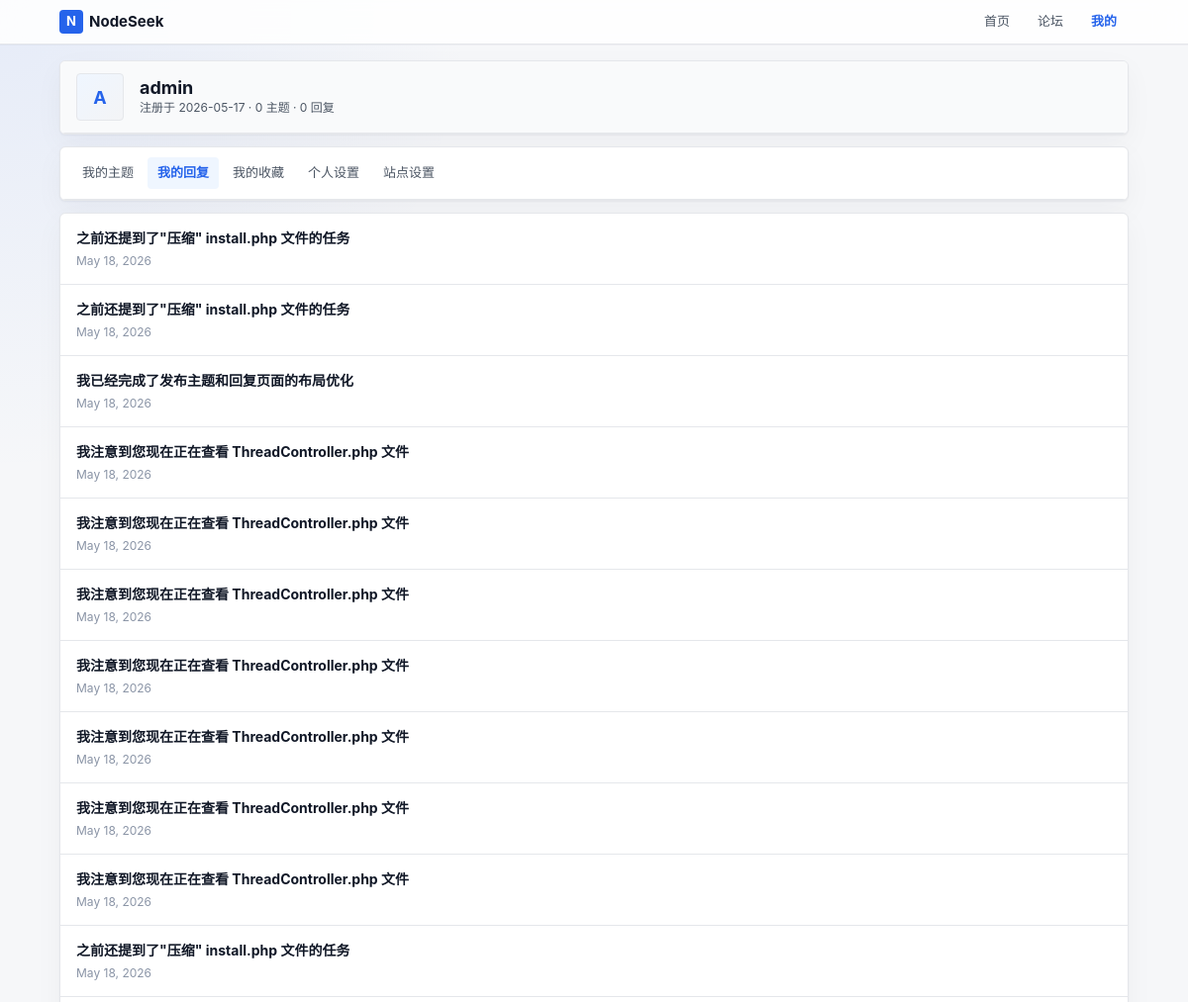
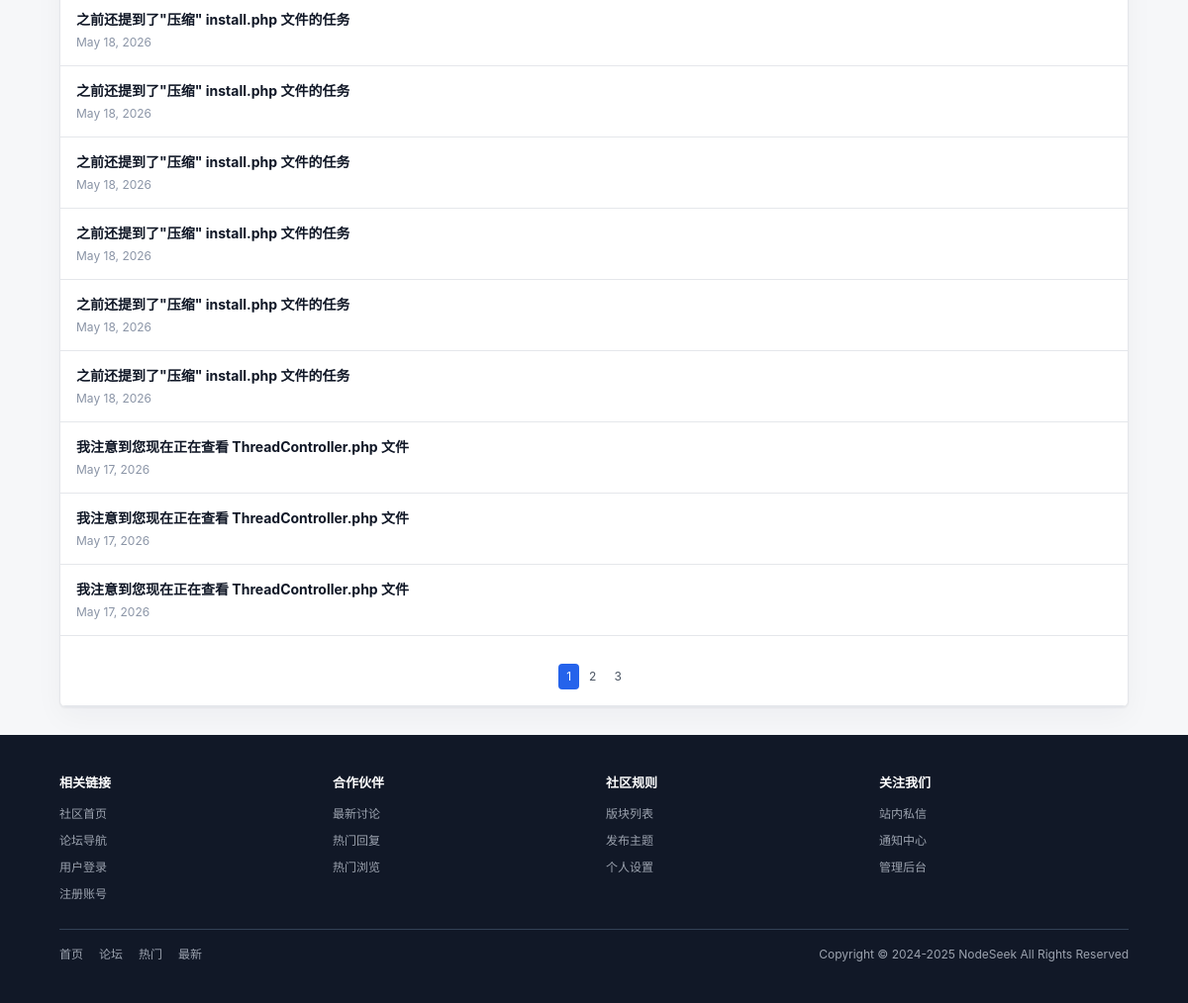
The app's page /index.php?c=member&a=profile&uid=1&type=replies (signed in), older data (2 pictures, top to bottom).
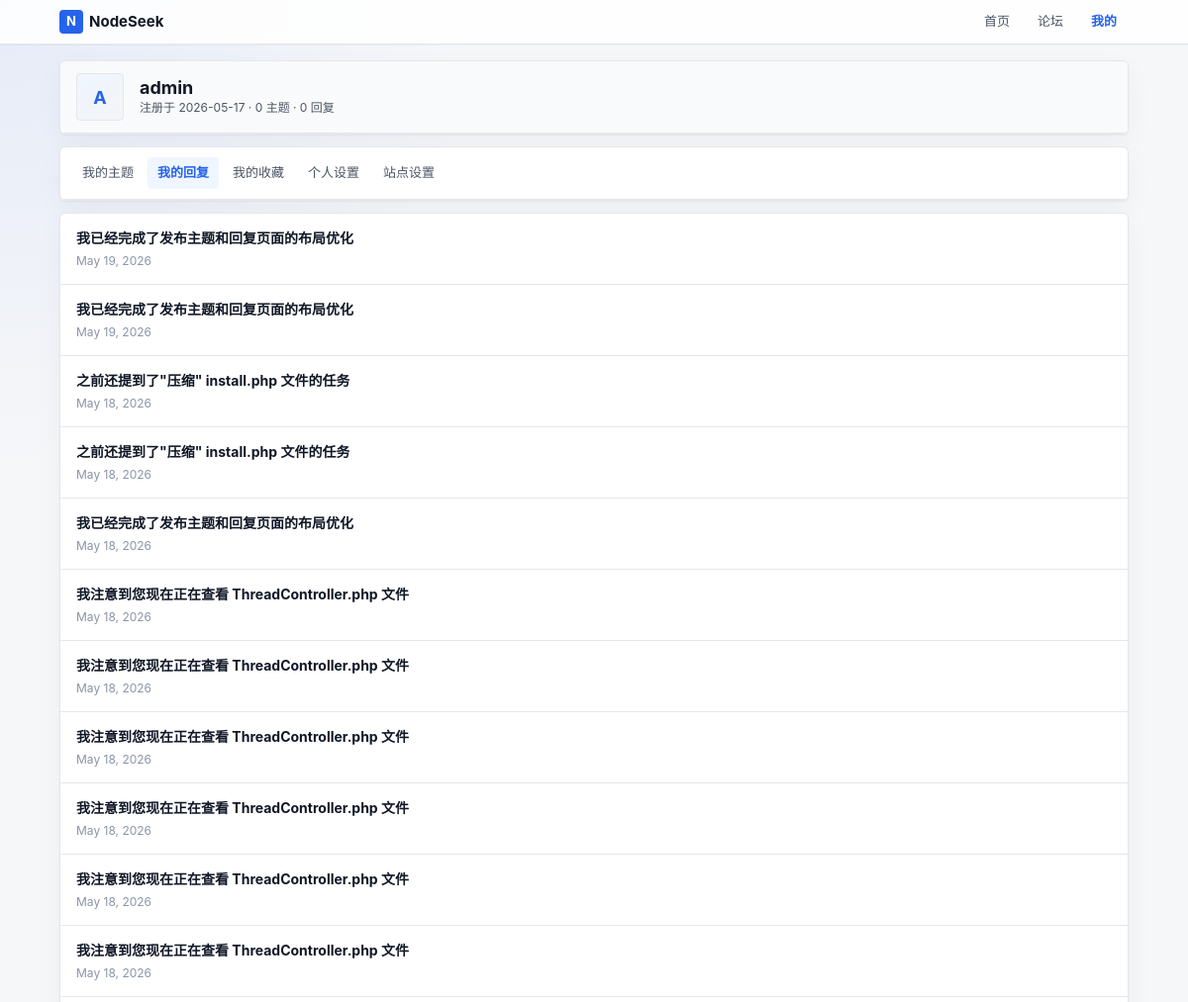
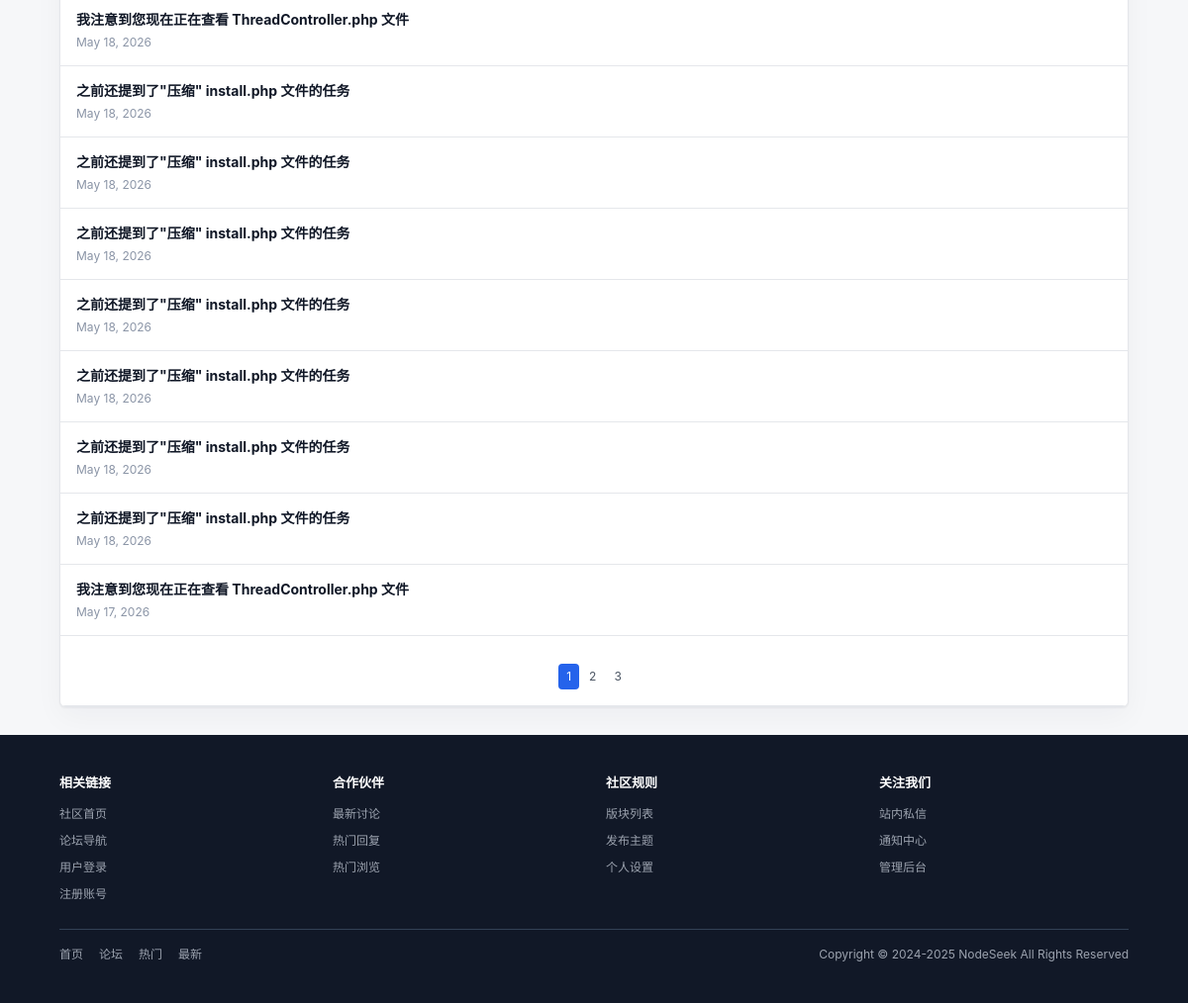
The same page, newer data (2 pictures, top to bottom).
### tables this page shows
CREATE TABLE next_post (
        pid INTEGER PRIMARY KEY AUTOINCREMENT,
        fid INTEGER NOT NULL DEFAULT 0,
        tid INTEGER NOT NULL DEFAULT 0,
        is_thread INTEGER NOT NULL DEFAULT 0,
        uid INTEGER NOT NULL DEFAULT 0,
        dateline INTEGER NOT NULL DEFAULT 0,
        report_time INTEGER NOT NULL DEFAULT 0,
        message TEXT NOT NULL,
        ip VARCHAR(50) NOT NULL DEFAULT '',
        rate_num INTEGER NOT NULL DEFAULT 0,
        sort_order INTEGER NOT NULL DEFAULT 0,
        reply_num INTEGER NOT NULL DEFAULT 0,
        quote_pid INTEGER NOT NULL DEFAULT 0,
        quote_uid INTEGER NOT NULL DEFAULT 0,
        quote_floor INTEGER NOT NULL DEFAULT 0
    );

CREATE TABLE next_thread (
        tid INTEGER PRIMARY KEY AUTOINCREMENT,
        fid INTEGER NOT NULL DEFAULT 0,
        pid INTEGER NOT NULL DEFAULT 0,
        typeid INTEGER NOT NULL DEFAULT 0,
        read_perm INTEGER NOT NULL DEFAULT 0,
        uid INTEGER NOT NULL DEFAULT 0,
        pm_uid INTEGER NOT NULL DEFAULT 0,
        subject VARCHAR(255) NOT NULL DEFAULT '',
        hash VARCHAR(255) NOT NULL DEFAULT '',
        dateline INTEGER NOT NULL DEFAULT 0,
        sort_order INTEGER NOT NULL DEFAULT 0,
        highlight INTEGER NOT NULL DEFAULT 0,
        digest INTEGER NOT NULL DEFAULT 0,
        closed INTEGER NOT NULL DEFAULT 0,
        reply_time INTEGER NOT NULL DEFAULT 0,
        reply_uid INTEGER NOT NULL DEFAULT 0,
        reply_num INTEGER NOT NULL DEFAULT 0,
        view_num INTEGER NOT NULL DEFAULT 0,
        fav_num INTEGER NOT NULL DEFAULT 0,
        log_num INTEGER NOT NULL DEFAULT 0
    );

### controllers/MemberController.php (called while the page is built, shortened)
<?php
class MemberController {
    public static function profile() {
        $uid = isset($_GET['uid']) ? (int)$_GET['uid'] : 0;
        $member = MemberModel::get($uid);
        $type = isset($_GET['type']) ? $_GET['type'] : 'threads';
        switch ($type) {
            case 'replies':
                $posts = PostModel::getUserPosts($uid, isset($_GET['page']) ? (int)$_GET['page'] : 1);
                if (!empty($posts)) {
                    $tids = array_unique(array_column($posts, 'tid'));
                    $threads = ThreadModel::getThreadsByTids($tids);
                }
                break;
        }
        Template::set('user', Session::getUser());
        Template::display('member/profile');
    }
}
?>

### index.php (called while the page is built, shortened)
<?php
require ROOT_PATH . '/lib/Autoloader.php';
$controller = isset($_GET['c']) ? $_GET['c'] : 'home';
$action = isset($_GET['a']) ? $_GET['a'] : 'index';
$controllerClass = ucfirst($controller) . 'Controller';
$params = [];
if (isset($_GET['uid'])) $params[] = $_GET['uid'];
call_user_func_array([$controllerClass, $action], $params);
?>

### lib/Autoloader.php (called while the page is built, shortened)
<?php
class Autoloader {
    public static function load($class) {
        $paths = [
            ROOT_PATH . '/lib/' . $class . '.php',
            ROOT_PATH . '/models/' . $class . '.php',
            ROOT_PATH . '/controllers/' . $class . '.php',
        ];
        foreach ($paths as $path) {
            if (file_exists($path)) {
                return;
            }
        }
    }
}

### config/database.php (called while the page is built)
<?php
return [
    'default' => 'sqlite',
    'connections' => [
        'sqlite' => [
            'driver' => 'sqlite',
            'database' => ROOT_PATH . '/database/forum.db',
        ],
    ],
];

### lib/Database.php (called while the page is built, shortened)
<?php
class Database {
    private static $instance = null;
    private $config = null;
    private function __construct() {
        $this->config = require ROOT_PATH . '/config/database.php';
    }
    public static function getInstance() {
        if (self::$instance === null) {
            self::$instance = new self();
        }
        return self::$instance;
    }
    private function connect() {
        $default = $this->config['default'];
        $connection = $this->config['connections'][$default];
        if ($connection['driver'] === 'sqlite') {
            $this->connection = new PDO('sqlite:' . $connection['database']);
        }
    }
    private static function getConnection() {
        return self::getInstance()->connection;
    }
    public static function query($sql, $params = []) {
        $stmt = self::getConnection()->prepare($sql);
        $stmt->execute($params);
        return $stmt;
    }
    public static function fetch($sql, $params = []) {
        $stmt = self::query($sql, $params);
        return $stmt->fetch(PDO::FETCH_ASSOC);
    }
    public static function fetchAll($sql, $params = []) {
        $stmt = self::query($sql, $params);
        return $stmt->fetchAll(PDO::FETCH_ASSOC);
    }
}
?>

### models/MemberModel.php (called while the page is built, shortened)
<?php
class MemberModel {
    public static function get($uid) {
        return Database::fetch("SELECT * FROM " . self::TABLE . " WHERE " . self::PRIMARY_KEY . " = :uid", ['uid' => $uid]);
    }
}
?>

### lib/Session.php (called while the page is built, shortened)
<?php
class Session {
    public static function get($key, $default = null) {
        return isset($_SESSION[$key]) ? $_SESSION[$key] : $default;
    }
    public static function getUid() {
        return self::get('uid', 0);
    }
    public static function getUser() {
        return MemberModel::get(self::getUid());
    }
}
?>

### models/PostModel.php (called while the page is built, shortened)
<?php
class PostModel {
    public static function getUserPosts($uid, $page = 1) {
        $offset = ($page - 1) * 20;
        return Database::fetchAll("SELECT * FROM " . self::TABLE . " WHERE uid = :uid AND is_thread = 0 ORDER BY pid DESC LIMIT 20 OFFSET :offset", ['uid' => $uid, 'offset' => $offset]);
    }
}
?>

### models/ThreadModel.php (called while the page is built, shortened)
<?php
class ThreadModel {
    public static function getThreadsByTids($tids) {
        $tids = array_values(array_filter(array_unique(array_map('intval', $tids))));
        $placeholders = implode(',', array_fill(0, count($tids), '?'));
        $sql = "SELECT tid, subject, fid, reply_num, view_num, dateline FROM " . self::TABLE . " WHERE tid IN ($placeholders)";
        $threads = Database::fetchAll($sql, $tids);
        return array_column($threads, null, 'tid');
    }
}
?>

### templates/member/profile.php (the view, shortened to what the changed rows need)
<div class="card">
    <div class="card-header">
        <div class="flex items-center gap-lg min-width-0">
            <div class="min-width-0">
                <h2><?php echo htmlspecialchars($member['username']); ?></h2>
            </div>
        </div>
    </div>
</div>
<div class="card">
    <div class="card-body">
        <?php if ($type == 'threads'): ?>
            <?php if ($threads): ?>
                <?php foreach ($threads as $thread): ?>
                    <a href="index.php?c=thread&a=index&tid=<?php echo $thread['tid']; ?>" class="list-item">
                        <div class="item-info">
                            <div class="item-title"><?php echo htmlspecialchars($thread['subject']); ?></div>
                            <div class="item-meta">
                                <?php echo date('M j, Y', $thread['dateline']); ?> · <?php echo $thread['reply_num']; ?> 回复 · <?php echo $thread['view_num']; ?> 浏览
                            </div>
                        </div>
                    </a>
                <?php endforeach; ?>
            <?php else: ?>
                <div class="empty-state">
                    <p>暂无主题</p>
                </div>
            <?php endif; ?>
        <?php elseif ($type == 'replies'): ?>
            <?php if ($posts): ?>
                <?php foreach ($posts as $post): ?>
                    <?php $thread = $threads[$post['tid']] ?? null; ?>
                    <a href="index.php?c=thread&a=index&tid=<?php echo $post['tid']; ?>" class="list-item">
                        <div class="item-info">
                            <div class="item-title"><?php echo $thread ? htmlspecialchars($thread['subject']) : '已删除'; ?></div>
                            <div class="item-meta"><?php echo date('M j, Y', $post['dateline']); ?></div>
                        </div>
                    </a>
                <?php endforeach; ?>
            <?php else: ?>
                <div class="empty-state">
                    <p>暂无回复</p>
                </div>
            <?php endif; ?>
        <?php endif; ?>
        <?php if ($pages > 1): ?>
            <div class="pagination-container">
                <div class="pagination">
                    <?php for ($i = 1; $i <= $pages; $i++): ?>
                        <a href="index.php?c=member&a=profile&uid=<?php echo $member['uid']; ?>&type=<?php echo $type; ?>&page=<?php echo $i; ?>" class="<?php echo $page == $i ? 'active' : ''; ?>">
                            <?php echo $i; ?>
                        </a>
                    <?php endfor; ?>
                </div>
            </div>
        <?php endif; ?>
    </div>
</div>

Row changes from the older to the newer data that the page shows:
no longer on this page (row unchanged): next_post: tid.subject "我注意到您现在正在查看 ThreadController.php 文件", dateline "May 17, 2026"
no longer on this page (row unchanged): next_post: tid.subject "我注意到您现在正在查看 ThreadController.php 文件", dateline "May 17, 2026"
added next_post: tid.subject "我已经完成了发布主题和回复页面的布局优化", dateline "May 19, 2026"
added next_post: tid.subject "我已经完成了发布主题和回复页面的布局优化", dateline "May 19, 2026"
